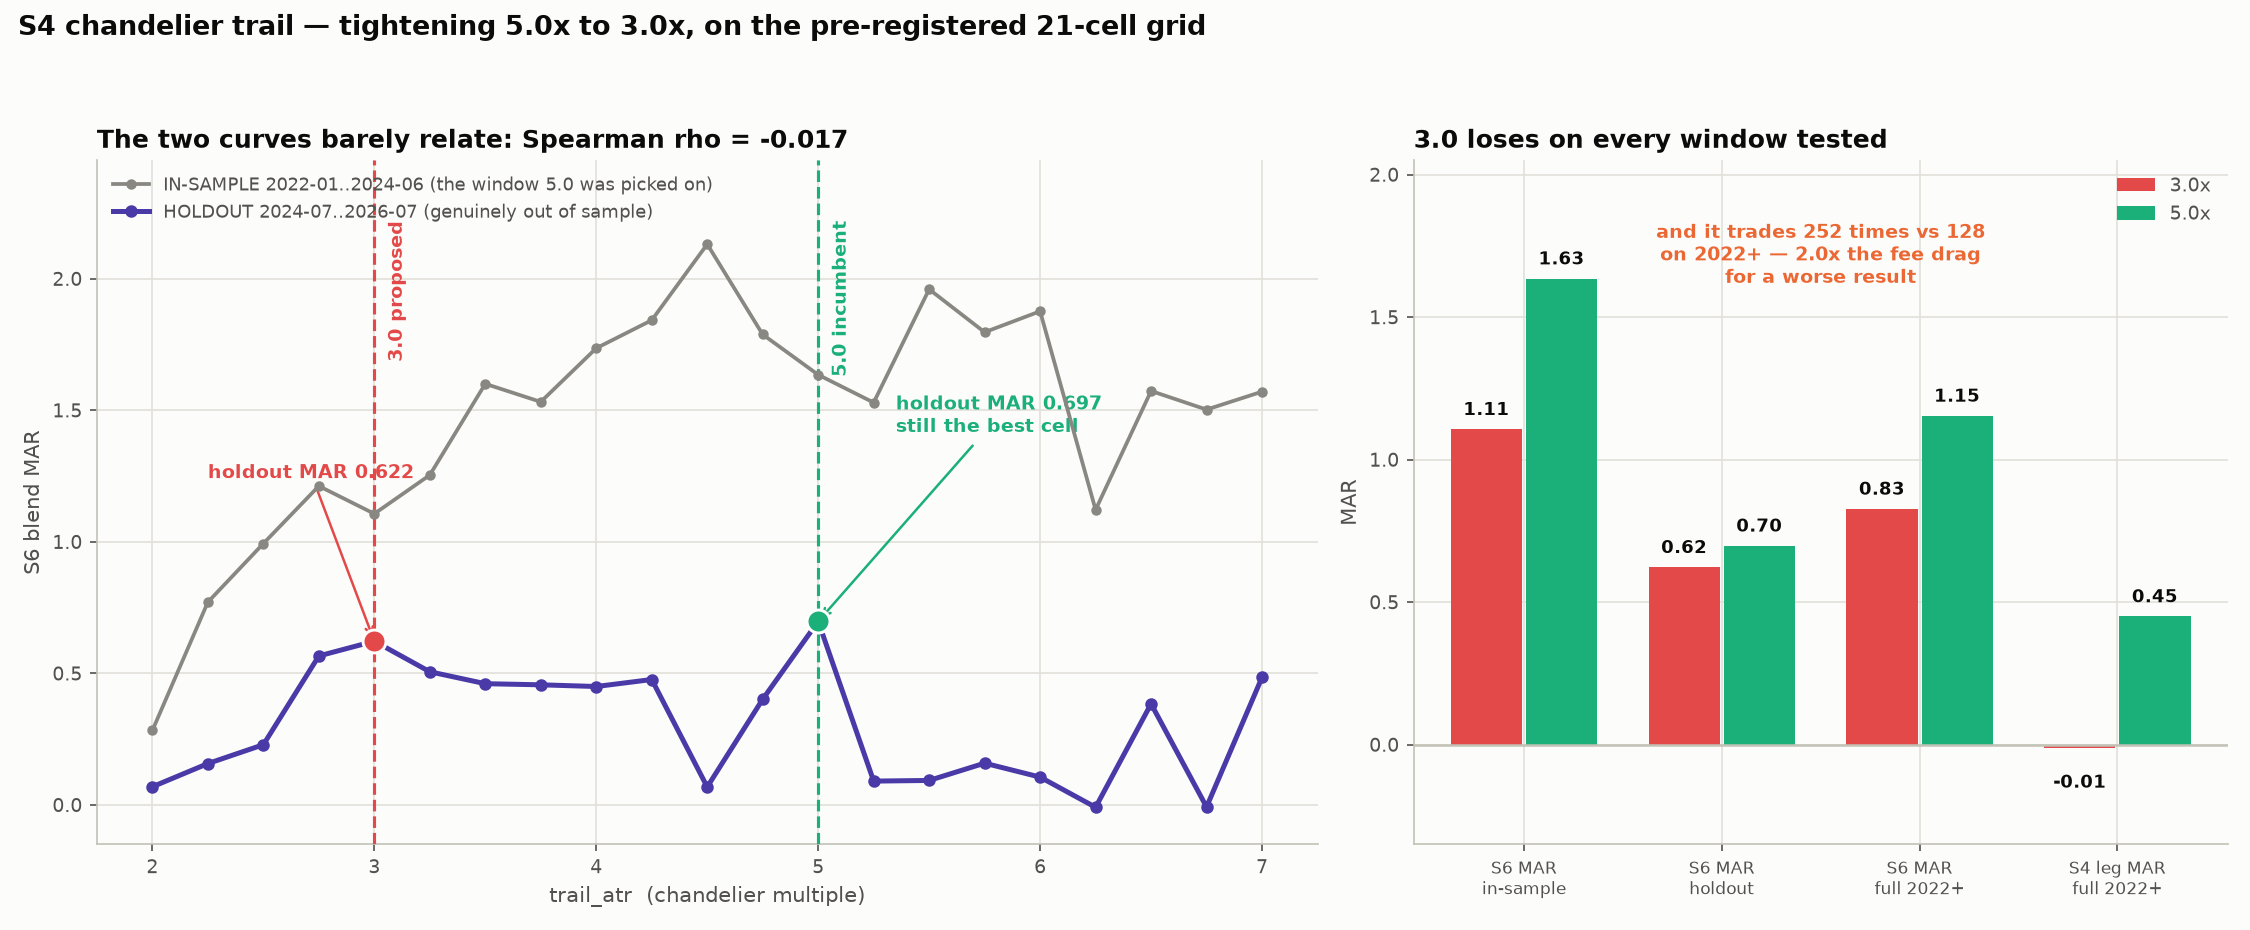

Write the Python code that produced this figure.
"""3.0x vs the incumbent 5.0x chandelier trail (trail3_vs_5.png).

Re-runs the PRE-REGISTERED grid from research/trail/PREREG.md (21 cells,
2.00..7.00) through the committed sweep harness, on the repo fixture
backend/tests/fixtures/bars_4h_btcusd.csv. NOTE the 2026-09-05 study used a
DIFFERENT bar set (13,666 Bitstamp bars vs this fixture's 10,002), so levels
differ from RESEARCH_TRAIL.md; the argmax structure and the transfer finding
both reproduce.
usage: python3 research/trail/trail3_vs_5.py <summary.json> <out.png>
"""
import json
import sys

import matplotlib
matplotlib.use("Agg")
import matplotlib.pyplot as plt                          # noqa: E402

spath, out = sys.argv[1], sys.argv[2]
d = json.load(open(spath))
g = [float(x) for x in d["grid"]]
A, B, M, S4, N = d["A"], d["B"], d["mod"], d["s4_mod"], d["n_mod"]

BLUE, ORANGE, AQUA = "#2a78d6", "#eb6834", "#1baf7a"
RED, INK, SEC = "#e34948", "#0b0b0b", "#52514e"
MUTED, GRID, AX, SURF = "#898781", "#e1e0d9", "#c3c2b7", "#fcfcfb"
VIOLET = "#4a3aa7"
i3, i5 = g.index(3.0), g.index(5.0)

fig, (a, b) = plt.subplots(1, 2, figsize=(15.0, 6.2), facecolor=SURF,
                           gridspec_kw={"width_ratios": [1.5, 1]})
for ax in (a, b):
    ax.set_facecolor(SURF)
    ax.set_axisbelow(True)
    ax.grid(color=GRID, lw=0.8)
    for s in ("top", "right"):
        ax.spines[s].set_visible(False)
    for s in ("left", "bottom"):
        ax.spines[s].set_color(AX)
    ax.tick_params(colors=SEC, labelsize=9)

# --- A: the dose curve, in-sample vs holdout --------------------------------
a.plot(g, A, "-o", color=MUTED, lw=1.8, ms=4, zorder=4,
       label="IN-SAMPLE 2022-01..2024-06 (the window 5.0 was picked on)")
a.plot(g, B, "-o", color=VIOLET, lw=2.4, ms=5, zorder=5,
       label="HOLDOUT 2024-07..2026-07 (genuinely out of sample)")
for i, col, lab in ((i5, AQUA, "5.0 incumbent"), (i3, RED, "3.0 proposed")):
    a.axvline(g[i], color=col, ls="--", lw=1.5, zorder=3)
    a.text(g[i] + 0.06, 2.22, lab, color=col, fontsize=9, fontweight="bold",
           rotation=90, va="top")
    a.plot([g[i]], [B[i]], "o", color=col, ms=11, zorder=7,
           markeredgecolor="white", markeredgewidth=1.4)
a.annotate(f"holdout MAR {B[i3]:.3f}", xy=(g[i3], B[i3]),
           xytext=(g[i3] - 0.75, B[i3] + 0.62), color=RED, fontsize=9,
           fontweight="bold", arrowprops=dict(arrowstyle="->", color=RED, lw=1.2))
a.annotate(f"holdout MAR {B[i5]:.3f}\nstill the best cell", xy=(g[i5], B[i5]),
           xytext=(g[i5] + 0.35, B[i5] + 0.72), color=AQUA, fontsize=9,
           fontweight="bold", arrowprops=dict(arrowstyle="->", color=AQUA, lw=1.2))
a.set_xlabel("trail_atr  (chandelier multiple)", color=SEC, fontsize=10)
a.set_ylabel("S6 blend MAR", color=SEC, fontsize=10)
a.set_ylim(-0.15, 2.45)
a.set_title(f"The two curves barely relate: Spearman rho = {d['rho']:+.3f}",
            color=INK, fontsize=12, fontweight="bold", loc="left")
a.legend(frameon=False, fontsize=8.6, labelcolor=SEC, loc="upper left")

# --- B: what tightening actually buys ---------------------------------------
lab = ["S6 MAR\nin-sample", "S6 MAR\nholdout", "S6 MAR\nfull 2022+",
       "S4 leg MAR\nfull 2022+"]
v3 = [A[i3], B[i3], M[i3], S4[i3]]
v5 = [A[i5], B[i5], M[i5], S4[i5]]
x = range(len(lab))
b.bar([i - 0.19 for i in x], v3, 0.36, color=RED, zorder=3, label="3.0x")
b.bar([i + 0.19 for i in x], v5, 0.36, color=AQUA, zorder=3, label="5.0x")
b.axhline(0, color=AX, lw=1.2, zorder=4)
for i in x:
    for off, v in ((-0.19, v3[i]), (0.19, v5[i])):
        b.text(i + off, v + (0.05 if v >= 0 else -0.14), f"{v:.2f}",
               ha="center", color=INK, fontsize=8.8, fontweight="bold")
b.set_xticks(list(x))
b.set_xticklabels(lab, fontsize=8.2, color=SEC)
b.set_ylabel("MAR", color=SEC, fontsize=10)
b.set_ylim(-0.35, 2.05)
b.set_title("3.0 loses on every window tested", color=INK, fontsize=12,
            fontweight="bold", loc="left")
b.legend(frameon=False, fontsize=9, labelcolor=SEC, loc="upper right")
b.text(1.5, 1.62, f"and it trades {N[i3]} times vs {N[i5]}\non 2022+ — "
       f"{N[i3]/N[i5]:.1f}x the fee drag\nfor a worse result",
       color=ORANGE, fontsize=9, ha="center", fontweight="bold")

fig.suptitle("S4 chandelier trail — tightening 5.0x to 3.0x, on the "
             "pre-registered 21-cell grid", color=INK, fontsize=13,
             fontweight="bold", x=0.008, ha="left", y=0.985)
fig.tight_layout(rect=(0, 0, 1, 0.94))
fig.savefig(out, dpi=150, facecolor=SURF)
print("wrote", out)
